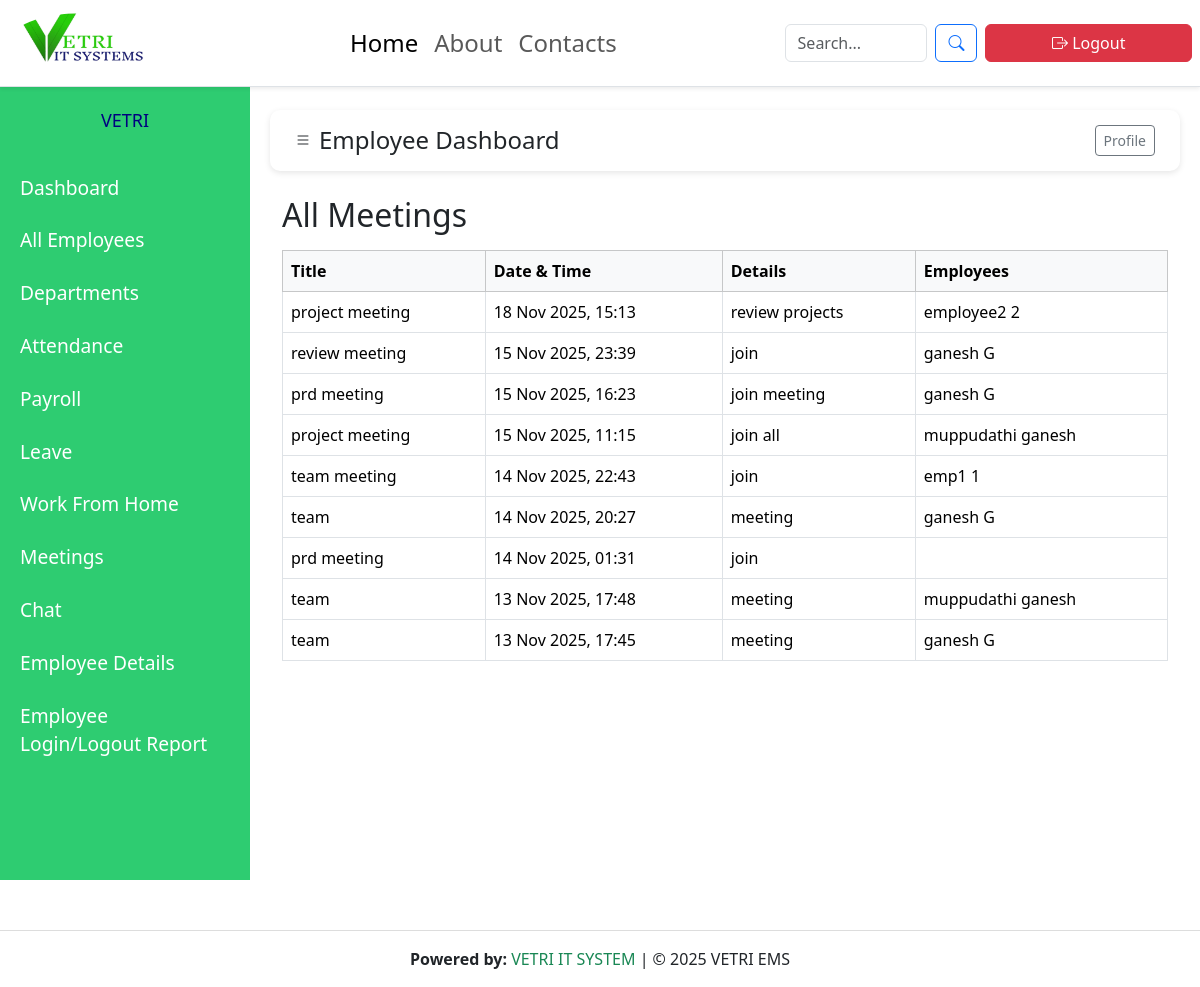
The page /meetings/ (signed in) on the database as committed earlier.
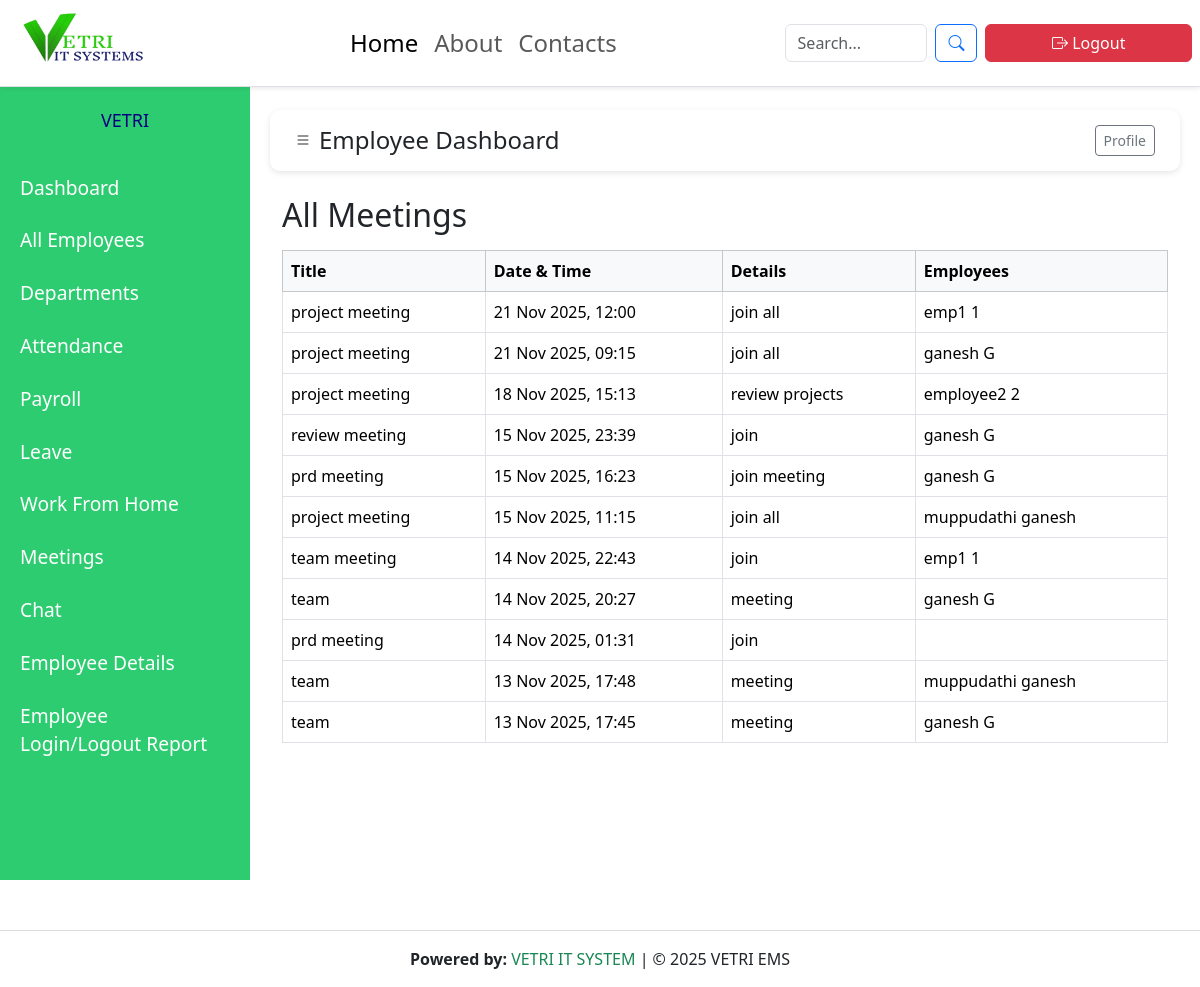
The same page on the database as committed later.
### employees/models.py (models this page shows, shortened)
class Meeting(models.Model):
    title = models.CharField(max_length=200)
    datetime = models.DateTimeField()
    details = models.TextField()
    meeting_link = models.URLField(blank=True, null=True)  # NEW FIELD
    employees = models.ManyToManyField(Employee, related_name='meetings')  # Many-to-many relation
    created_at = models.DateTimeField(auto_now_add=True)
    message = models.TextField(blank=True, null=True)  # Optional field

class Employee(models.Model):
    user = models.OneToOneField(User, on_delete=models.CASCADE, null=True, blank=True)
    emp_id = models.CharField(max_length=20, unique=True)
    first_name = models.CharField(max_length=100)
    last_name = models.CharField(max_length=100, blank=True)
    email = models.EmailField(unique=True)
    phone = models.CharField(max_length=20)
    department = models.ForeignKey(Department, on_delete=models.CASCADE)
    designation = models.ForeignKey(Designation, on_delete=models.CASCADE)
    date_joined = models.DateField()
    address = models.TextField(blank=True)

### employees/views.py (the view, shortened to what this page needs)
# urls.py: path('meetings/', views.meetings_view, name='meetings_view'),
@login_required
def meetings_view(request):
    if request.user.is_superuser:
        meetings = Meeting.objects.all().order_by('-datetime')
        return render(request, 'employees/meetings.html', {
            'meetings': meetings,
            'is_admin': True
        })

### employees/context_processors.py (called while the page is built)
def admin_id_processor(request):
    try:
        admin_user = User.objects.filter(is_superuser=True).first()
        return {'admin_id': admin_user.id if admin_user else None}
    except:
        return {'admin_id': None}

### employees/templates/employees/meetings.html (shortened to what this page needs)
{% extends "base.html" %}
{% load static %}
{% block content %}
  <link href="https://cdn.jsdelivr.net/npm/bootstrap@5.3.2/dist/css/bootstrap.min.css" rel="stylesheet">
  <link href="https://cdn.jsdelivr.net/npm/bootstrap-icons@1.11.3/font/bootstrap-icons.css" rel="stylesheet">
  <link href="https://cdn.jsdelivr.net/npm/fullcalendar@6.1.10/index.global.min.css" rel="stylesheet">
  <div class="main-content" id="content">
    <div class="topbar">
      <div class="d-flex align-items-center gap-2">
          <i class="bi bi-list"></i>
        <h4 class="m-0">Employee Dashboard</h4>
      </div>
      <div>
        <button class="btn btn-sm btn-outline-secondary">Profile</button>
      </div>
    </div>
<div class="container mt-4">
    <h2 class="mb-3">
        {% if is_admin %}
            All Meetings
        {% else %}
            My Meetings
        {% endif %}
    </h2>
    {% if meetings %}
    <div class="table-responsive">
        <table class="table table-bordered table-hover">
            <thead class="table-light">
                <tr>
                    <th>Title</th>
                    <th>Date & Time</th>
                    <th>Details</th>
                    {% if is_admin %}<th>Employees</th>{% endif %}
                </tr>
            </thead>
            <tbody>
                {% for meeting in meetings %}
                    <tr
                    >
                        <td>{{ meeting.title }}</td>
                        <td>{{ meeting.datetime|date:"d M Y, H:i" }}</td>
                        <td>{{ meeting.details }}</td>
                        {% if is_admin %}
                            <td>
                                {% for emp in meeting.employees.all %}
                                    {{ emp.first_name }} {{ emp.last_name }}{% if not forloop.last %}, {% endif %}
                                {% endfor %}
                            </td>
                        {% endif %}
                    </tr>
                {% endfor %}
            </tbody>
        </table>
    {% else %}
        <p class="text-muted">No meetings scheduled.</p>
    {% endif %}
</div>
  </div>
  </div>
{% endblock %}

Rows that differ between the two databases and show on the page:
added Meeting: title "project meeting", datetime "21 Nov 2025, 12:00", details "join all", Employee (first_name "emp1", last_name "1")
added Meeting: title "project meeting", datetime "21 Nov 2025, 09:15", details "join all", Employee (first_name "ganesh", last_name "G")
